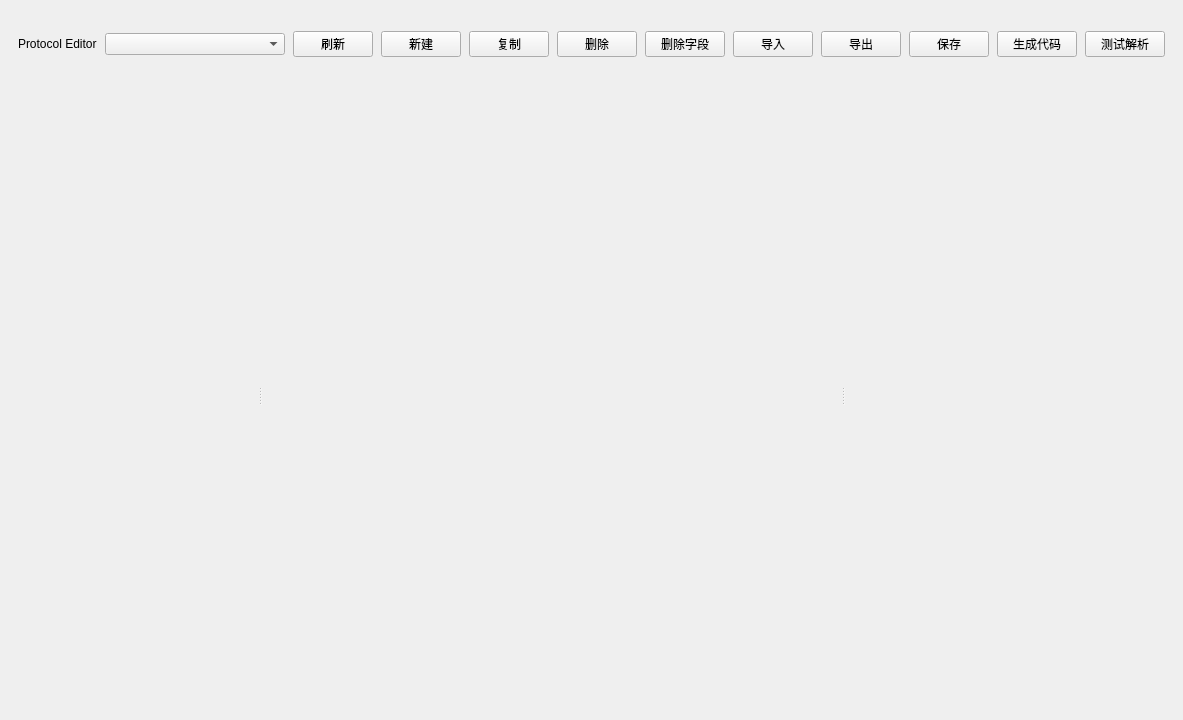
<?xml version="1.0" encoding="UTF-8"?>
<ui version="4.0">
 <class>ProtocolEditorPage</class>
 <widget class="QWidget" name="ProtocolEditorPage">
  <property name="geometry">
   <rect><x>0</x><y>0</y><width>1120</width><height>720</height></rect>
  </property>
  <layout class="QVBoxLayout" name="pageLayout">
   <property name="spacing"><number>10</number></property>
   <property name="leftMargin"><number>18</number></property>
   <property name="topMargin"><number>14</number></property>
   <property name="rightMargin"><number>18</number></property>
   <property name="bottomMargin"><number>14</number></property>
   <item>
    <widget class="QFrame" name="protocolToolbarFrame">
     <property name="maximumSize"><size><width>16777215</width><height>60</height></size></property>
     <layout class="QHBoxLayout" name="toolbarLayout">
      <property name="spacing"><number>8</number></property>
      <property name="leftMargin"><number>0</number></property>
      <property name="topMargin"><number>0</number></property>
      <property name="rightMargin"><number>0</number></property>
      <property name="bottomMargin"><number>0</number></property>
      <item><widget class="QLabel" name="protocolTitleLabel"><property name="text"><string>Protocol Editor</string></property></widget></item>
      <item><widget class="QComboBox" name="protocolComboBox"><property name="minimumSize"><size><width>180</width><height>0</height></size></property></widget></item>
      <item><widget class="QPushButton" name="refreshButton"><property name="text"><string>刷新</string></property></widget></item>
      <item><widget class="QPushButton" name="newButton"><property name="text"><string>新建</string></property></widget></item>
      <item><widget class="QPushButton" name="duplicateButton"><property name="text"><string>复制</string></property></widget></item>
      <item><widget class="QPushButton" name="deleteButton"><property name="text"><string>删除</string></property></widget></item>
      <item><widget class="QPushButton" name="deleteFieldButton"><property name="text"><string>删除字段</string></property></widget></item>
      <item><widget class="QPushButton" name="importButton"><property name="text"><string>导入</string></property></widget></item>
      <item><widget class="QPushButton" name="exportButton"><property name="text"><string>导出</string></property></widget></item>
      <item><widget class="QPushButton" name="saveButton"><property name="text"><string>保存</string></property></widget></item>
      <item><widget class="QPushButton" name="generateButton"><property name="text"><string>生成代码</string></property></widget></item>
      <item><widget class="QPushButton" name="testButton"><property name="text"><string>测试解析</string></property></widget></item>
      <item><spacer name="toolbarSpacer"><property name="orientation"><enum>Qt::Horizontal</enum></property><property name="sizeHint"><size><width>20</width><height>20</height></size></property></spacer></item>
     </layout>
    </widget>
   </item>
   <item>
    <widget class="QSplitter" name="mainSplitter">
     <property name="orientation"><enum>Qt::Horizontal</enum></property>
     <widget class="QFrame" name="libraryContainer">
      <property name="minimumSize"><size><width>200</width><height>0</height></size></property>
      <property name="maximumSize"><size><width>240</width><height>16777215</height></size></property>
     </widget>
     <widget class="QFrame" name="canvasContainer">
      <property name="minimumSize"><size><width>420</width><height>0</height></size></property>
     </widget>
     <widget class="QFrame" name="propertyContainer">
      <property name="minimumSize"><size><width>280</width><height>0</height></size></property>
      <property name="maximumSize"><size><width>320</width><height>16777215</height></size></property>
     </widget>
    </widget>
   </item>
  </layout>
 </widget>
 <resources/>
 <connections/>
</ui>
